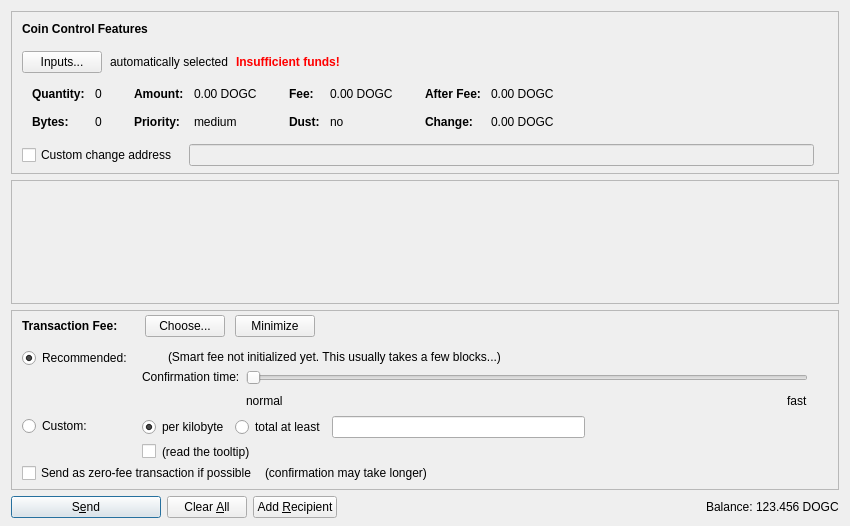
<?xml version="1.0" encoding="UTF-8"?>
<ui version="4.0">
 <class>SendCoinsDialog</class>
 <widget class="QDialog" name="SendCoinsDialog">
  <property name="geometry">
   <rect>
    <x>0</x>
    <y>0</y>
    <width>850</width>
    <height>526</height>
   </rect>
  </property>
  <property name="windowTitle">
   <string>Send Coins</string>
  </property>
  <layout class="QVBoxLayout" name="verticalLayout" stretch="0,1,0,0">
   <property name="bottomMargin">
    <number>8</number>
   </property>
   <item>
    <widget class="QFrame" name="frameCoinControl">
     <property name="sizePolicy">
      <sizepolicy hsizetype="Expanding" vsizetype="Expanding">
       <horstretch>0</horstretch>
       <verstretch>0</verstretch>
      </sizepolicy>
     </property>
     <property name="maximumSize">
      <size>
       <width>16777215</width>
       <height>16777215</height>
      </size>
     </property>
     <property name="frameShape">
      <enum>QFrame::StyledPanel</enum>
     </property>
     <property name="frameShadow">
      <enum>QFrame::Sunken</enum>
     </property>
     <layout class="QVBoxLayout" name="verticalLayoutCoinControl2">
      <property name="spacing">
       <number>0</number>
      </property>
      <property name="leftMargin">
       <number>0</number>
      </property>
      <property name="topMargin">
       <number>0</number>
      </property>
      <property name="rightMargin">
       <number>0</number>
      </property>
      <property name="bottomMargin">
       <number>6</number>
      </property>
      <item>
       <layout class="QVBoxLayout" name="verticalLayoutCoinControl" stretch="0,0,0,0,1">
        <property name="spacing">
         <number>0</number>
        </property>
        <property name="leftMargin">
         <number>10</number>
        </property>
        <property name="topMargin">
         <number>10</number>
        </property>
        <item>
         <layout class="QHBoxLayout" name="horizontalLayoutCoinControl1">
          <property name="bottomMargin">
           <number>15</number>
          </property>
          <item>
           <widget class="QLabel" name="labelCoinControlFeatures">
            <property name="sizePolicy">
             <sizepolicy hsizetype="Preferred" vsizetype="Maximum">
              <horstretch>0</horstretch>
              <verstretch>0</verstretch>
             </sizepolicy>
            </property>
            <property name="font">
             <font>
              <weight>75</weight>
              <bold>true</bold>
             </font>
            </property>
            <property name="styleSheet">
             <string notr="true">font-weight:bold;</string>
            </property>
            <property name="text">
             <string>Coin Control Features</string>
            </property>
           </widget>
          </item>
         </layout>
        </item>
        <item>
         <layout class="QHBoxLayout" name="horizontalLayoutCoinControl2" stretch="0,0,0,0">
          <property name="spacing">
           <number>8</number>
          </property>
          <property name="bottomMargin">
           <number>10</number>
          </property>
          <item>
           <widget class="QPushButton" name="pushButtonCoinControl">
            <property name="styleSheet">
             <string notr="true"/>
            </property>
            <property name="text">
             <string>Inputs...</string>
            </property>
            <property name="autoDefault">
             <bool>false</bool>
            </property>
           </widget>
          </item>
          <item>
           <widget class="QLabel" name="labelCoinControlAutomaticallySelected">
            <property name="text">
             <string>automatically selected</string>
            </property>
            <property name="margin">
             <number>5</number>
            </property>
           </widget>
          </item>
          <item>
           <widget class="QLabel" name="labelCoinControlInsuffFunds">
            <property name="font">
             <font>
              <weight>75</weight>
              <bold>true</bold>
             </font>
            </property>
            <property name="styleSheet">
             <string notr="true">color:red;font-weight:bold;</string>
            </property>
            <property name="text">
             <string>Insufficient funds!</string>
            </property>
            <property name="margin">
             <number>5</number>
            </property>
           </widget>
          </item>
          <item>
           <spacer name="horizontalSpacerCoinControl">
            <property name="orientation">
             <enum>Qt::Horizontal</enum>
            </property>
            <property name="sizeHint" stdset="0">
             <size>
              <width>40</width>
              <height>1</height>
             </size>
            </property>
           </spacer>
          </item>
         </layout>
        </item>
        <item>
         <widget class="QWidget" name="widgetCoinControl" native="true">
          <property name="sizePolicy">
           <sizepolicy hsizetype="Preferred" vsizetype="Preferred">
            <horstretch>0</horstretch>
            <verstretch>0</verstretch>
           </sizepolicy>
          </property>
          <property name="minimumSize">
           <size>
            <width>0</width>
            <height>0</height>
           </size>
          </property>
          <property name="styleSheet">
           <string notr="true"/>
          </property>
          <layout class="QHBoxLayout" name="horizontalLayoutCoinControl5">
           <property name="leftMargin">
            <number>0</number>
           </property>
           <property name="topMargin">
            <number>0</number>
           </property>
           <property name="rightMargin">
            <number>0</number>
           </property>
           <property name="bottomMargin">
            <number>0</number>
           </property>
           <item>
            <layout class="QHBoxLayout" name="horizontalLayoutCoinControl3" stretch="0,0,0,1">
             <property name="spacing">
              <number>20</number>
             </property>
             <property name="topMargin">
              <number>0</number>
             </property>
             <property name="bottomMargin">
              <number>10</number>
             </property>
             <item>
              <layout class="QFormLayout" name="formLayoutCoinControl1">
               <property name="horizontalSpacing">
                <number>10</number>
               </property>
               <property name="verticalSpacing">
                <number>14</number>
               </property>
               <property name="leftMargin">
                <number>10</number>
               </property>
               <property name="topMargin">
                <number>4</number>
               </property>
               <property name="rightMargin">
                <number>6</number>
               </property>
               <item row="0" column="0">
                <widget class="QLabel" name="labelCoinControlQuantityText">
                 <property name="font">
                  <font>
                   <weight>75</weight>
                   <bold>true</bold>
                  </font>
                 </property>
                 <property name="text">
                  <string>Quantity:</string>
                 </property>
                 <property name="margin">
                  <number>0</number>
                 </property>
                </widget>
               </item>
               <item row="0" column="1">
                <widget class="QLabel" name="labelCoinControlQuantity">
                 <property name="cursor">
                  <cursorShape>IBeamCursor</cursorShape>
                 </property>
                 <property name="contextMenuPolicy">
                  <enum>Qt::ActionsContextMenu</enum>
                 </property>
                 <property name="text">
                  <string notr="true">0</string>
                 </property>
                 <property name="margin">
                  <number>0</number>
                 </property>
                 <property name="textInteractionFlags">
                  <set>Qt::LinksAccessibleByMouse|Qt::TextSelectableByKeyboard|Qt::TextSelectableByMouse</set>
                 </property>
                </widget>
               </item>
               <item row="1" column="0">
                <widget class="QLabel" name="labelCoinControlBytesText">
                 <property name="font">
                  <font>
                   <weight>75</weight>
                   <bold>true</bold>
                  </font>
                 </property>
                 <property name="text">
                  <string>Bytes:</string>
                 </property>
                </widget>
               </item>
               <item row="1" column="1">
                <widget class="QLabel" name="labelCoinControlBytes">
                 <property name="cursor">
                  <cursorShape>IBeamCursor</cursorShape>
                 </property>
                 <property name="contextMenuPolicy">
                  <enum>Qt::ActionsContextMenu</enum>
                 </property>
                 <property name="text">
                  <string notr="true">0</string>
                 </property>
                 <property name="textInteractionFlags">
                  <set>Qt::LinksAccessibleByMouse|Qt::TextSelectableByKeyboard|Qt::TextSelectableByMouse</set>
                 </property>
                </widget>
               </item>
              </layout>
             </item>
             <item>
              <layout class="QFormLayout" name="formLayoutCoinControl2">
               <property name="horizontalSpacing">
                <number>10</number>
               </property>
               <property name="verticalSpacing">
                <number>14</number>
               </property>
               <property name="leftMargin">
                <number>6</number>
               </property>
               <property name="topMargin">
                <number>4</number>
               </property>
               <property name="rightMargin">
                <number>6</number>
               </property>
               <item row="0" column="0">
                <widget class="QLabel" name="labelCoinControlAmountText">
                 <property name="font">
                  <font>
                   <weight>75</weight>
                   <bold>true</bold>
                  </font>
                 </property>
                 <property name="text">
                  <string>Amount:</string>
                 </property>
                 <property name="margin">
                  <number>0</number>
                 </property>
                </widget>
               </item>
               <item row="0" column="1">
                <widget class="QLabel" name="labelCoinControlAmount">
                 <property name="cursor">
                  <cursorShape>IBeamCursor</cursorShape>
                 </property>
                 <property name="contextMenuPolicy">
                  <enum>Qt::ActionsContextMenu</enum>
                 </property>
                 <property name="text">
                  <string notr="true">0.00 DOGC</string>
                 </property>
                 <property name="textInteractionFlags">
                  <set>Qt::LinksAccessibleByMouse|Qt::TextSelectableByKeyboard|Qt::TextSelectableByMouse</set>
                 </property>
                </widget>
               </item>
               <item row="1" column="0">
                <widget class="QLabel" name="labelCoinControlPriorityText">
                 <property name="font">
                  <font>
                   <weight>75</weight>
                   <bold>true</bold>
                  </font>
                 </property>
                 <property name="text">
                  <string>Priority:</string>
                 </property>
                </widget>
               </item>
               <item row="1" column="1">
                <widget class="QLabel" name="labelCoinControlPriority">
                 <property name="cursor">
                  <cursorShape>IBeamCursor</cursorShape>
                 </property>
                 <property name="contextMenuPolicy">
                  <enum>Qt::ActionsContextMenu</enum>
                 </property>
                 <property name="text">
                  <string notr="true">medium</string>
                 </property>
                 <property name="textInteractionFlags">
                  <set>Qt::LinksAccessibleByMouse|Qt::TextSelectableByKeyboard|Qt::TextSelectableByMouse</set>
                 </property>
                </widget>
               </item>
              </layout>
             </item>
             <item>
              <layout class="QFormLayout" name="formLayoutCoinControl3">
               <property name="horizontalSpacing">
                <number>10</number>
               </property>
               <property name="verticalSpacing">
                <number>14</number>
               </property>
               <property name="leftMargin">
                <number>6</number>
               </property>
               <property name="topMargin">
                <number>4</number>
               </property>
               <property name="rightMargin">
                <number>6</number>
               </property>
               <item row="0" column="0">
                <widget class="QLabel" name="labelCoinControlFeeText">
                 <property name="font">
                  <font>
                   <weight>75</weight>
                   <bold>true</bold>
                  </font>
                 </property>
                 <property name="text">
                  <string>Fee:</string>
                 </property>
                 <property name="margin">
                  <number>0</number>
                 </property>
                </widget>
               </item>
               <item row="0" column="1">
                <widget class="QLabel" name="labelCoinControlFee">
                 <property name="cursor">
                  <cursorShape>IBeamCursor</cursorShape>
                 </property>
                 <property name="contextMenuPolicy">
                  <enum>Qt::ActionsContextMenu</enum>
                 </property>
                 <property name="text">
                  <string notr="true">0.00 DOGC</string>
                 </property>
                 <property name="textInteractionFlags">
                  <set>Qt::LinksAccessibleByMouse|Qt::TextSelectableByKeyboard|Qt::TextSelectableByMouse</set>
                 </property>
                </widget>
               </item>
               <item row="1" column="0">
                <widget class="QLabel" name="labelCoinControlLowOutputText">
                 <property name="font">
                  <font>
                   <weight>75</weight>
                   <bold>true</bold>
                  </font>
                 </property>
                 <property name="text">
                  <string>Dust:</string>
                 </property>
                </widget>
               </item>
               <item row="1" column="1">
                <widget class="QLabel" name="labelCoinControlLowOutput">
                 <property name="cursor">
                  <cursorShape>IBeamCursor</cursorShape>
                 </property>
                 <property name="contextMenuPolicy">
                  <enum>Qt::ActionsContextMenu</enum>
                 </property>
                 <property name="text">
                  <string notr="true">no</string>
                 </property>
                 <property name="textInteractionFlags">
                  <set>Qt::LinksAccessibleByMouse|Qt::TextSelectableByKeyboard|Qt::TextSelectableByMouse</set>
                 </property>
                </widget>
               </item>
              </layout>
             </item>
             <item>
              <layout class="QFormLayout" name="formLayoutCoinControl4">
               <property name="horizontalSpacing">
                <number>10</number>
               </property>
               <property name="verticalSpacing">
                <number>14</number>
               </property>
               <property name="leftMargin">
                <number>6</number>
               </property>
               <property name="topMargin">
                <number>4</number>
               </property>
               <property name="rightMargin">
                <number>6</number>
               </property>
               <item row="0" column="0">
                <widget class="QLabel" name="labelCoinControlAfterFeeText">
                 <property name="font">
                  <font>
                   <weight>75</weight>
                   <bold>true</bold>
                  </font>
                 </property>
                 <property name="text">
                  <string>After Fee:</string>
                 </property>
                 <property name="margin">
                  <number>0</number>
                 </property>
                </widget>
               </item>
               <item row="0" column="1">
                <widget class="QLabel" name="labelCoinControlAfterFee">
                 <property name="cursor">
                  <cursorShape>IBeamCursor</cursorShape>
                 </property>
                 <property name="contextMenuPolicy">
                  <enum>Qt::ActionsContextMenu</enum>
                 </property>
                 <property name="text">
                  <string notr="true">0.00 DOGC</string>
                 </property>
                 <property name="textInteractionFlags">
                  <set>Qt::LinksAccessibleByMouse|Qt::TextSelectableByKeyboard|Qt::TextSelectableByMouse</set>
                 </property>
                </widget>
               </item>
               <item row="1" column="0">
                <widget class="QLabel" name="labelCoinControlChangeText">
                 <property name="font">
                  <font>
                   <weight>75</weight>
                   <bold>true</bold>
                  </font>
                 </property>
                 <property name="text">
                  <string>Change:</string>
                 </property>
                </widget>
               </item>
               <item row="1" column="1">
                <widget class="QLabel" name="labelCoinControlChange">
                 <property name="cursor">
                  <cursorShape>IBeamCursor</cursorShape>
                 </property>
                 <property name="contextMenuPolicy">
                  <enum>Qt::ActionsContextMenu</enum>
                 </property>
                 <property name="text">
                  <string notr="true">0.00 DOGC</string>
                 </property>
                 <property name="textInteractionFlags">
                  <set>Qt::LinksAccessibleByMouse|Qt::TextSelectableByKeyboard|Qt::TextSelectableByMouse</set>
                 </property>
                </widget>
               </item>
              </layout>
             </item>
            </layout>
           </item>
          </layout>
         </widget>
        </item>
        <item>
         <layout class="QHBoxLayout" name="horizontalLayoutCoinControl4" stretch="0,0,0">
          <property name="spacing">
           <number>12</number>
          </property>
          <property name="sizeConstraint">
           <enum>QLayout::SetDefaultConstraint</enum>
          </property>
          <property name="topMargin">
           <number>5</number>
          </property>
          <property name="rightMargin">
           <number>5</number>
          </property>
          <item>
           <widget class="QCheckBox" name="checkBoxCoinControlChange">
            <property name="toolTip">
             <string>If this is activated, but the change address is empty or invalid, change will be sent to a newly generated address.</string>
            </property>
            <property name="text">
             <string>Custom change address</string>
            </property>
           </widget>
          </item>
          <item>
           <widget class="QValidatedLineEdit" name="lineEditCoinControlChange">
            <property name="enabled">
             <bool>false</bool>
            </property>
            <property name="sizePolicy">
             <sizepolicy hsizetype="Expanding" vsizetype="Fixed">
              <horstretch>0</horstretch>
              <verstretch>0</verstretch>
             </sizepolicy>
            </property>
           </widget>
          </item>
          <item>
           <widget class="QLabel" name="labelCoinControlChangeLabel">
            <property name="sizePolicy">
             <sizepolicy hsizetype="Preferred" vsizetype="Expanding">
              <horstretch>0</horstretch>
              <verstretch>0</verstretch>
             </sizepolicy>
            </property>
            <property name="minimumSize">
             <size>
              <width>0</width>
              <height>0</height>
             </size>
            </property>
            <property name="text">
             <string/>
            </property>
            <property name="margin">
             <number>3</number>
            </property>
           </widget>
          </item>
         </layout>
        </item>
        <item>
         <spacer name="verticalSpacerCoinControl">
          <property name="orientation">
           <enum>Qt::Vertical</enum>
          </property>
          <property name="sizeHint" stdset="0">
           <size>
            <width>800</width>
            <height>1</height>
           </size>
          </property>
         </spacer>
        </item>
       </layout>
      </item>
     </layout>
    </widget>
   </item>
   <item>
    <widget class="QScrollArea" name="scrollArea">
     <property name="widgetResizable">
      <bool>true</bool>
     </property>
     <widget class="QWidget" name="scrollAreaWidgetContents">
      <property name="geometry">
       <rect>
        <x>0</x>
        <y>0</y>
        <width>830</width>
        <height>68</height>
       </rect>
      </property>
      <layout class="QVBoxLayout" name="verticalLayout_2" stretch="0,1">
       <property name="leftMargin">
        <number>0</number>
       </property>
       <property name="topMargin">
        <number>0</number>
       </property>
       <property name="rightMargin">
        <number>0</number>
       </property>
       <property name="bottomMargin">
        <number>0</number>
       </property>
       <item>
        <layout class="QVBoxLayout" name="entries">
         <property name="spacing">
          <number>6</number>
         </property>
        </layout>
       </item>
       <item>
        <spacer name="verticalSpacer">
         <property name="orientation">
          <enum>Qt::Vertical</enum>
         </property>
         <property name="sizeHint" stdset="0">
          <size>
           <width>20</width>
           <height>40</height>
          </size>
         </property>
        </spacer>
       </item>
      </layout>
     </widget>
    </widget>
   </item>
   <item>
    <widget class="QFrame" name="frameFee">
     <property name="sizePolicy">
      <sizepolicy hsizetype="Expanding" vsizetype="Expanding">
       <horstretch>0</horstretch>
       <verstretch>0</verstretch>
      </sizepolicy>
     </property>
     <property name="maximumSize">
      <size>
       <width>16777215</width>
       <height>16777215</height>
      </size>
     </property>
     <property name="frameShape">
      <enum>QFrame::StyledPanel</enum>
     </property>
     <property name="frameShadow">
      <enum>QFrame::Sunken</enum>
     </property>
     <layout class="QVBoxLayout" name="verticalLayoutFee1">
      <property name="spacing">
       <number>0</number>
      </property>
      <property name="leftMargin">
       <number>0</number>
      </property>
      <property name="topMargin">
       <number>0</number>
      </property>
      <property name="rightMargin">
       <number>0</number>
      </property>
      <property name="bottomMargin">
       <number>0</number>
      </property>
      <item>
       <layout class="QVBoxLayout" name="verticalLayoutFee2" stretch="0,0,0">
        <property name="spacing">
         <number>0</number>
        </property>
        <property name="leftMargin">
         <number>10</number>
        </property>
        <property name="topMargin">
         <number>0</number>
        </property>
        <item>
         <layout class="QHBoxLayout" name="horizontalLayoutFee1">
          <property name="bottomMargin">
           <number>0</number>
          </property>
          <item>
           <layout class="QVBoxLayout" name="verticalLayoutFee7">
            <property name="spacing">
             <number>0</number>
            </property>
            <item>
             <spacer name="verticalSpacerSmartFee">
              <property name="orientation">
               <enum>Qt::Vertical</enum>
              </property>
              <property name="sizeType">
               <enum>QSizePolicy::Fixed</enum>
              </property>
              <property name="sizeHint" stdset="0">
               <size>
                <width>1</width>
                <height>4</height>
               </size>
              </property>
             </spacer>
            </item>
            <item>
             <layout class="QHBoxLayout" name="horizontalLayoutSmartFee">
              <property name="spacing">
               <number>10</number>
              </property>
              <item>
               <widget class="QLabel" name="labelFeeHeadline">
                <property name="sizePolicy">
                 <sizepolicy hsizetype="Preferred" vsizetype="Maximum">
                  <horstretch>0</horstretch>
                  <verstretch>0</verstretch>
                 </sizepolicy>
                </property>
                <property name="font">
                 <font>
                  <weight>75</weight>
                  <bold>true</bold>
                 </font>
                </property>
                <property name="styleSheet">
                 <string notr="true">font-weight:bold;</string>
                </property>
                <property name="text">
                 <string>Transaction Fee:</string>
                </property>
               </widget>
              </item>
              <item>
               <widget class="QLabel" name="labelFeeMinimized">
                <property name="text">
                 <string/>
                </property>
               </widget>
              </item>
              <item>
               <widget class="QPushButton" name="buttonChooseFee">
                <property name="text">
                 <string>Choose...</string>
                </property>
               </widget>
              </item>
              <item>
               <widget class="QPushButton" name="buttonMinimizeFee">
                <property name="toolTip">
                 <string>collapse fee-settings</string>
                </property>
                <property name="text">
                 <string>Minimize</string>
                </property>
               </widget>
              </item>
             </layout>
            </item>
            <item>
             <spacer name="verticalSpacer_5">
              <property name="orientation">
               <enum>Qt::Vertical</enum>
              </property>
              <property name="sizeHint" stdset="0">
               <size>
                <width>1</width>
                <height>1</height>
               </size>
              </property>
             </spacer>
            </item>
           </layout>
          </item>
          <item>
           <spacer name="horizontalSpacer_4">
            <property name="orientation">
             <enum>Qt::Horizontal</enum>
            </property>
            <property name="sizeHint" stdset="0">
             <size>
              <width>40</width>
              <height>20</height>
             </size>
            </property>
           </spacer>
          </item>
         </layout>
        </item>
        <item>
         <widget class="QFrame" name="frameFeeSelection">
          <layout class="QVBoxLayout" name="verticalLayoutFee12">
           <property name="spacing">
            <number>0</number>
           </property>
           <property name="leftMargin">
            <number>0</number>
           </property>
           <property name="topMargin">
            <number>0</number>
           </property>
           <property name="rightMargin">
            <number>0</number>
           </property>
           <property name="bottomMargin">
            <number>0</number>
           </property>
           <item>
            <layout class="QGridLayout" name="gridLayoutFee">
             <property name="topMargin">
              <number>10</number>
             </property>
             <property name="bottomMargin">
              <number>4</number>
             </property>
             <property name="horizontalSpacing">
              <number>10</number>
             </property>
             <property name="verticalSpacing">
              <number>4</number>
             </property>
             <item row="1" column="1">
              <layout class="QVBoxLayout" name="verticalLayoutFee8">
               <property name="spacing">
                <number>6</number>
               </property>
               <item>
                <layout class="QHBoxLayout" name="horizontalLayoutFee13">
                 <item>
                  <widget class="QRadioButton" name="radioCustomPerKilobyte">
                   <property name="toolTip">
                    <string>If the custom fee is set to 1000 satoshis and the transaction is only 250 bytes, then &quot;per kilobyte&quot; only pays 250 satoshis in fee, while &quot;total at least&quot; pays 1000 satoshis. For transactions bigger than a kilobyte both pay by kilobyte.</string>
                   </property>
                   <property name="text">
                    <string>per kilobyte</string>
                   </property>
                   <property name="checked">
                    <bool>true</bool>
                   </property>
                   <attribute name="buttonGroup">
                    <string notr="true">groupCustomFee</string>
                   </attribute>
                  </widget>
                 </item>
                 <item>
                  <widget class="QRadioButton" name="radioCustomAtLeast">
                   <property name="toolTip">
                    <string>If the custom fee is set to 1000 satoshis and the transaction is only 250 bytes, then &quot;per kilobyte&quot; only pays 250 satoshis in fee, while &quot;total at least&quot; pays 1000 satoshis. For transactions bigger than a kilobyte both pay by kilobyte.</string>
                   </property>
                   <property name="text">
                    <string>total at least</string>
                   </property>
                   <attribute name="buttonGroup">
                    <string notr="true">groupCustomFee</string>
                   </attribute>
                  </widget>
                 </item>
                 <item>
                  <widget class="BitcoinAmountField" name="customFee"/>
                 </item>
                 <item>
                  <spacer name="horizontalSpacer_6">
                   <property name="orientation">
                    <enum>Qt::Horizontal</enum>
                   </property>
                   <property name="sizeHint" stdset="0">
                    <size>
                     <width>1</width>
                     <height>1</height>
                    </size>
                   </property>
                  </spacer>
                 </item>
                </layout>
               </item>
               <item>
                <layout class="QHBoxLayout" name="horizontalLayoutFee8">
                 <item>
                  <widget class="QCheckBox" name="checkBoxMinimumFee">
                   <property name="toolTip">
                    <string>Paying only the minimum fee is just fine as long as there is less transaction volume than space in the blocks. But be aware that this can end up in a never confirming transaction once there is more demand for bitcoin transactions than the network can process.</string>
                   </property>
                   <property name="text">
                    <string/>
                   </property>
                  </widget>
                 </item>
                 <item>
                  <widget class="QLabel" name="labelMinFeeWarning">
                   <property name="enabled">
                    <bool>true</bool>
                   </property>
                   <property name="toolTip">
                    <string>Paying only the minimum fee is just fine as long as there is less transaction volume than space in the blocks. But be aware that this can end up in a never confirming transaction once there is more demand for bitcoin transactions than the network can process.</string>
                   </property>
                   <property name="text">
                    <string>(read the tooltip)</string>
                   </property>
                   <property name="margin">
                    <number>5</number>
                   </property>
                  </widget>
                 </item>
                 <item>
                  <spacer name="horizontalSpacer_2">
                   <property name="orientation">
                    <enum>Qt::Horizontal</enum>
                   </property>
                   <property name="sizeHint" stdset="0">
                    <size>
                     <width>1</width>
                     <height>1</height>
                    </size>
                   </property>
                  </spacer>
                 </item>
                </layout>
               </item>
              </layout>
             </item>
             <item row="0" column="0">
              <layout class="QVBoxLayout" name="verticalLayoutFee4" stretch="0,1">
               <item>
                <widget class="QRadioButton" name="radioSmartFee">
                 <property name="text">
                  <string>Recommended:</string>
                 </property>
                 <property name="checked">
                  <bool>true</bool>
                 </property>
                 <attribute name="buttonGroup">
                  <string notr="true">groupFee</string>
                 </attribute>
                </widget>
               </item>
               <item>
                <spacer name="verticalSpacer_2">
                 <property name="orientation">
                  <enum>Qt::Vertical</enum>
                 </property>
                 <property name="sizeHint" stdset="0">
                  <size>
                   <width>1</width>
                   <height>1</height>
                  </size>
                 </property>
                </spacer>
               </item>
              </layout>
             </item>
             <item row="1" column="0">
              <layout class="QVBoxLayout" name="verticalLayoutFee9" stretch="0,1">
               <item>
                <widget class="QRadioButton" name="radioCustomFee">
                 <property name="text">
                  <string>Custom:</string>
                 </property>
                 <attribute name="buttonGroup">
                  <string notr="true">groupFee</string>
                 </attribute>
                </widget>
               </item>
               <item>
                <spacer name="verticalSpacer_6">
                 <property name="orientation">
                  <enum>Qt::Vertical</enum>
                 </property>
                 <property name="sizeHint" stdset="0">
                  <size>
                   <width>1</width>
                   <height>1</height>
                  </size>
                 </property>
                </spacer>
               </item>
              </layout>
             </item>
             <item row="0" column="1">
              <layout class="QVBoxLayout" name="verticalLayoutFee3" stretch="0,0,1">
               <property name="spacing">
                <number>6</number>
               </property>
               <property name="topMargin">
                <number>2</number>
               </property>
               <item>
                <layout class="QHBoxLayout" name="horizontalLayoutFee12">
                 <item>
                  <widget class="QLabel" name="labelSmartFee">
                   <property name="text">
                    <string/>
                   </property>
                   <property name="margin">
                    <number>2</number>
                   </property>
                  </widget>
                 </item>
                 <item>
                  <widget class="QLabel" name="labelFeeEstimation">
                   <property name="text">
                    <string/>
                   </property>
                  </widget>
                 </item>
                 <item>
                  <widget class="QLabel" name="labelSmartFee2">
                   <property name="text">
                    <string>(Smart fee not initialized yet. This usually takes a few blocks...)</string>
                   </property>
                   <property name="margin">
                    <number>2</number>
                   </property>
                  </widget>
                 </item>
                 <item>
                  <spacer name="horizontalSpacer_5">
                   <property name="orientation">
                    <enum>Qt::Horizontal</enum>
                   </property>
                   <property name="sizeHint" stdset="0">
                    <size>
                     <width>1</width>
                     <height>1</height>
                    </size>
                   </property>
                  </spacer>
                 </item>
                </layout>
               </item>
               <item>
                <layout class="QHBoxLayout" name="horizontalLayoutFee9">
                 <item>
                  <layout class="QVBoxLayout" name="verticalLayoutFee6">
                   <item>
                    <widget class="QLabel" name="labelSmartFee3">
                     <property name="text">
                      <string>Confirmation time:</string>
                     </property>
                     <property name="margin">
                      <number>2</number>
                     </property>
                    </widget>
                   </item>
                   <item>
                    <spacer name="verticalSpacer_3">
                     <property name="orientation">
                      <enum>Qt::Vertical</enum>
                     </property>
                     <property name="sizeHint" stdset="0">
                      <size>
                       <width>1</width>
                       <height>1</height>
                      </size>
                     </property>
                    </spacer>
                   </item>
                  </layout>
                 </item>
                 <item>
                  <layout class="QVBoxLayout" name="verticalLayoutFee5">
                   <property name="rightMargin">
                    <number>30</number>
                   </property>
                   <item>
                    <widget class="QSlider" name="sliderSmartFee">
                     <property name="minimum">
                      <number>0</number>
                     </property>
                     <property name="maximum">
                      <number>24</number>
                     </property>
                     <property name="pageStep">
                      <number>1</number>
                     </property>
                     <property name="value">
                      <number>0</number>
                     </property>
                     <property name="orientation">
                      <enum>Qt::Horizontal</enum>
                     </property>
                     <property name="invertedAppearance">
                      <bool>false</bool>
                     </property>
                     <property name="invertedControls">
                      <bool>false</bool>
                     </property>
                     <property name="tickPosition">
                      <enum>QSlider::NoTicks</enum>
                     </property>
                    </widget>
                   </item>
                   <item>
                    <layout class="QHBoxLayout" name="horizontalLayoutFee10">
                     <item>
                      <widget class="QLabel" name="labelSmartFeeNormal">
                       <property name="text">
                        <string>normal</string>
                       </property>
                      </widget>
                     </item>
                     <item>
                      <spacer name="horizontalSpacer_3">
                       <property name="orientation">
                        <enum>Qt::Horizontal</enum>
                       </property>
                       <property name="sizeHint" stdset="0">
                        <size>
                         <width>40</width>
                         <height>20</height>
                        </size>
                       </property>
                      </spacer>
                     </item>
                     <item>
                      <widget class="QLabel" name="labelSmartFeeFast">
                       <property name="text">
                        <string>fast</string>
                       </property>
                      </widget>
                     </item>
                    </layout>
                   </item>
                  </layout>
                 </item>
                </layout>
               </item>
               <item>
                <spacer name="verticalSpacer_4">
                 <property name="orientation">
                  <enum>Qt::Vertical</enum>
                 </property>
                 <property name="sizeHint" stdset="0">
                  <size>
                   <width>1</width>
                   <height>1</height>
                  </size>
                 </property>
                </spacer>
               </item>
              </layout>
             </item>
            </layout>
           </item>
           <item>
            <layout class="QHBoxLayout" name="horizontalLayoutFee5" stretch="0,0,0">
             <property name="spacing">
              <number>8</number>
             </property>
             <property name="bottomMargin">
              <number>4</number>
             </property>
             <item>
              <widget class="QCheckBox" name="checkBoxFreeTx">
               <property name="text">
                <string>Send as zero-fee transaction if possible</string>
               </property>
              </widget>
             </item>
             <item>
              <widget class="QLabel" name="labelFreeTx">
               <property name="text">
                <string>(confirmation may take longer)</string>
               </property>
               <property name="margin">
                <number>5</number>
               </property>
              </widget>
             </item>
             <item>
              <spacer name="horizontalSpacerFee5">
               <property name="orientation">
                <enum>Qt::Horizontal</enum>
               </property>
               <property name="sizeHint" stdset="0">
                <size>
                 <width>1</width>
                 <height>1</height>
                </size>
               </property>
              </spacer>
             </item>
            </layout>
           </item>
           <item>
            <spacer name="verticalSpacerFee2">
             <property name="orientation">
              <enum>Qt::Vertical</enum>
             </property>
             <property name="sizeHint" stdset="0">
              <size>
               <width>1</width>
               <height>1</height>
              </size>
             </property>
            </spacer>
           </item>
          </layout>
         </widget>
        </item>
        <item>
         <spacer name="verticalSpacerFee">
          <property name="orientation">
           <enum>Qt::Vertical</enum>
          </property>
          <property name="sizeHint" stdset="0">
           <size>
            <width>800</width>
            <height>1</height>
           </size>
          </property>
         </spacer>
        </item>
       </layout>
      </item>
     </layout>
    </widget>
   </item>
   <item>
    <layout class="QHBoxLayout" name="horizontalLayout">
     <item>
      <widget class="QPushButton" name="sendButton">
       <property name="minimumSize">
        <size>
         <width>150</width>
         <height>0</height>
        </size>
       </property>
       <property name="toolTip">
        <string>Confirm the send action</string>
       </property>
       <property name="text">
        <string>S&amp;end</string>
       </property>
       <property name="icon">
        <iconset resource="../bitcoin.qrc">
         <normaloff>:/icons/send</normaloff>:/icons/send</iconset>
       </property>
       <property name="autoDefault">
        <bool>false</bool>
       </property>
       <property name="default">
        <bool>true</bool>
       </property>
      </widget>
     </item>
     <item>
      <widget class="QPushButton" name="clearButton">
       <property name="sizePolicy">
        <sizepolicy hsizetype="Minimum" vsizetype="Fixed">
         <horstretch>0</horstretch>
         <verstretch>0</verstretch>
        </sizepolicy>
       </property>
       <property name="toolTip">
        <string>Clear all fields of the form.</string>
       </property>
       <property name="text">
        <string>Clear &amp;All</string>
       </property>
       <property name="icon">
        <iconset resource="../bitcoin.qrc">
         <normaloff>:/icons/remove</normaloff>:/icons/remove</iconset>
       </property>
       <property name="autoDefault">
        <bool>false</bool>
       </property>
      </widget>
     </item>
     <item>
      <widget class="QPushButton" name="addButton">
       <property name="toolTip">
        <string>Send to multiple recipients at once</string>
       </property>
       <property name="text">
        <string>Add &amp;Recipient</string>
       </property>
       <property name="icon">
        <iconset resource="../bitcoin.qrc">
         <normaloff>:/icons/add</normaloff>:/icons/add</iconset>
       </property>
       <property name="autoDefault">
        <bool>false</bool>
       </property>
      </widget>
     </item>
     <item>
      <spacer name="horizontalSpacer">
       <property name="orientation">
        <enum>Qt::Horizontal</enum>
       </property>
       <property name="sizeHint" stdset="0">
        <size>
         <width>40</width>
         <height>20</height>
        </size>
       </property>
      </spacer>
     </item>
     <item>
      <layout class="QHBoxLayout" name="horizontalLayout_2">
       <property name="spacing">
        <number>3</number>
       </property>
       <item>
        <widget class="QLabel" name="label">
         <property name="sizePolicy">
          <sizepolicy hsizetype="Preferred" vsizetype="Fixed">
           <horstretch>0</horstretch>
           <verstretch>0</verstretch>
          </sizepolicy>
         </property>
         <property name="text">
          <string>Balance:</string>
         </property>
        </widget>
       </item>
       <item>
        <widget class="QLabel" name="labelBalance">
         <property name="sizePolicy">
          <sizepolicy hsizetype="Preferred" vsizetype="Fixed">
           <horstretch>0</horstretch>
           <verstretch>0</verstretch>
          </sizepolicy>
         </property>
         <property name="cursor">
          <cursorShape>IBeamCursor</cursorShape>
         </property>
         <property name="text">
          <string notr="true">123.456 DOGC</string>
         </property>
         <property name="textInteractionFlags">
          <set>Qt::LinksAccessibleByMouse|Qt::TextSelectableByKeyboard|Qt::TextSelectableByMouse</set>
         </property>
        </widget>
       </item>
      </layout>
     </item>
    </layout>
   </item>
  </layout>
 </widget>
 <customwidgets>
  <customwidget>
   <class>QValidatedLineEdit</class>
   <extends>QLineEdit</extends>
   <header>qvalidatedlineedit.h</header>
  </customwidget>
  <customwidget>
   <class>BitcoinAmountField</class>
   <extends>QLineEdit</extends>
   <header>bitcoinamountfield.h</header>
   <container>1</container>
  </customwidget>
 </customwidgets>
 <resources>
  <include location="../bitcoin.qrc"/>
 </resources>
 <connections/>
 <buttongroups>
  <buttongroup name="groupFee"/>
  <buttongroup name="groupCustomFee"/>
 </buttongroups>
</ui>
